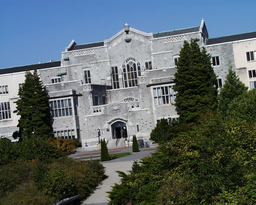
#> input picture data/gallery/img1.ppm, 256 x 205 px, shrunk from 800 x 640 before the run, given in place of img1.jpg, which was not available
$ jupyter execute --allow-errors analysis.ipynb   (shell and % lines are left out)   (text cells are left out)
#> lines starting #> are read from the running program, lines starting #| are printed output that depends on the picture; pictures that were not available may be replaced by others from this repository, and a replacement may not be noted
### src/sift_from_scratch.py
# src/sift_from_scratch.py
"""
Complete SIFT implementation from scratch.
Implements: Gaussian pyramid, DoG, scale-space extrema detection, keypoint refinement,
orientation assignment (36-bin histogram), 128-d descriptor (4×4 × 8 bins),
normalization and ratio-test matching.
"""

import cv2
import numpy as np
from typing import List, Tuple
import math

# ---------- Utilities ----------
def gray_and_float(img):
    """Convert image to grayscale float32 [0, 1]"""
    g = cv2.cvtColor(img, cv2.COLOR_BGR2GRAY) if len(img.shape) == 3 else img.copy()
    g = g.astype(np.float32) / 255.0
    return g

# [9 lines left out: function gaussian_kernel, not called in this run]

def convolve(img, kernel):
    """Convolve image with kernel"""
    return cv2.filter2D(img, -1, kernel, borderType=cv2.BORDER_REPLICATE)

# ---------- SIFT-like class ----------
class SIFT_Scratch:
    """
    Complete SIFT implementation from scratch.

    Runtime Complexity:
    - Gaussian pyramid: O(N * num_octaves * scales) where N = image pixels
    - DoG pyramid: O(N * num_octaves * scales)
    - Extrema detection: O(N * num_octaves * scales)
    - Descriptor computation: O(K * 256) where K = number of keypoints
    - Matching: O(K1 * K2) for brute-force
    """

    def __init__(self, num_octaves=4, scales_per_octave=3, sigma=1.6,
                 contrast_thresh=0.04, edge_thresh=10):
        self.num_octaves = num_octaves
        self.scales = scales_per_octave
        self.sigma = sigma
        self.k = 2 ** (1.0 / scales_per_octave)
        self.contrast_thresh = contrast_thresh
        self.edge_thresh = edge_thresh

    def build_gaussian_pyramid(self, img: np.ndarray) -> List[List[np.ndarray]]:
        """
        Build Gaussian pyramid with num_octaves octaves and scales+3 scales per octave.
        Uses OpenCV GaussianBlur for efficiency.
        """
        base = img.copy()
        pyramid = []
        for o in range(self.num_octaves):
            octave_images = []
            for s in range(self.scales + 3):  # +3 as in Lowe's SIFT
                sigma_eff = self.sigma * (self.k ** s) * (2 ** o)
                # Use OpenCV GaussianBlur for speed with computed sigma
                blurred = cv2.GaussianBlur(base, (0, 0), sigmaX=sigma_eff, sigmaY=sigma_eff,
                                          borderType=cv2.BORDER_REPLICATE)
                octave_images.append(blurred)
            pyramid.append(octave_images)
            # downsample base for next octave
            base = cv2.resize(base, (base.shape[1] // 2, base.shape[0] // 2),
                            interpolation=cv2.INTER_NEAREST)
        return pyramid

    def build_dog_pyramid(self, g_pyr: List[List[np.ndarray]]) -> List[List[np.ndarray]]:
        """Build Difference-of-Gaussian pyramid from Gaussian pyramid"""
        dog_pyr = []
        for octave in g_pyr:
            dog_oct = []
            for i in range(1, len(octave)):
                dog = octave[i] - octave[i - 1]
                dog_oct.append(dog)
            dog_pyr.append(dog_oct)
        return dog_pyr

    def detect_scale_space_extrema(self, dog_pyr: List[List[np.ndarray]]) -> List[Tuple[int,int,int,int]]:
        """
        Detect scale-space extrema (maxima and minima) in DoG pyramid.
        Returns list of (octave, scale, y, x) tuples.
        """
        keypoints = []  # list of (octave, scale, y, x)
        for o_idx, dog_oct in enumerate(dog_pyr):
            # we can only check interior scales (1 .. S) because dog_oct length = scales+2
            for s in range(1, len(dog_oct) - 1):
                prev_img = dog_oct[s - 1]
                cur_img = dog_oct[s]
                next_img = dog_oct[s + 1]
                # For speed we iterate pixels while skipping image boundary
                h, w = cur_img.shape
                # simple threshold to skip low-contrast pixels
                candidates = np.where(np.abs(cur_img) > self.contrast_thresh)
                for y, x in zip(candidates[0], candidates[1]):
                    if y < 1 or y >= h - 1 or x < 1 or x >= w - 1:
                        continue
                    val = cur_img[y, x]
                    patch_prev = prev_img[y-1:y+2, x-1:x+2]
                    patch_cur = cur_img[y-1:y+2, x-1:x+2]
                    patch_next = next_img[y-1:y+2, x-1:x+2]
                    stacked = np.stack([patch_prev, patch_cur, patch_next])
                    # check for maximum or minimum
                    if val == stacked.max() or val == stacked.min():
                        keypoints.append((o_idx, s, y, x))
        return keypoints

    def refine_keypoints(self, keypoints, dog_pyr):
        """
        Refine keypoints by removing edge-like points using Hessian principal curvature test.
        This removes points with high edge response (low corner response).
        """
        refined = []
        for (o, s, y, x) in keypoints:
            D = dog_pyr[o][s]
            if y <= 0 or x <= 0 or y >= D.shape[0]-1 or x >= D.shape[1]-1:
                continue
            # compute Hessian approx (2D) on current scale
            Dxx = D[y, x+1] + D[y, x-1] - 2 * D[y, x]
            Dyy = D[y+1, x] + D[y-1, x] - 2 * D[y, x]
            Dxy = ((D[y+1, x+1] - D[y+1, x-1]) - (D[y-1, x+1] - D[y-1, x-1])) / 4.0
            tr = Dxx + Dyy
            det = Dxx * Dyy - Dxy * Dxy
            if det <= 0:
                continue
            r = (tr * tr) / det
            if r < ((self.edge_thresh + 1)**2) / self.edge_thresh:
                refined.append((o, s, y, x))
        return refined

    def assign_orientations(self, g_pyr, keypoints):
        """
        Assign orientation to keypoints using 36-bin histogram of gradient orientations.
        Returns keypoints with (octave, scale, y, x, angle).
        Can return multiple orientations for the same keypoint location.
        """
        oriented = []
        for (o, s, y, x) in keypoints:
            img = g_pyr[o][s]
            h, w = img.shape
            if y <= 0 or x <= 0 or y >= h-1 or x >= w-1:
                continue
            # 16x16 window used to build histogram
            radius = int(round(3 * 1.5))  # 1.5 ~ scale-dependent (simplified)
            hist = np.zeros(36, dtype=np.float32)
            for dy in range(-radius, radius+1):
                for dx in range(-radius, radius+1):
                    yy, xx = y + dy, x + dx
                    if yy <= 0 or xx <= 0 or yy >= h-1 or xx >= w-1:
                        continue
                    mag, ang = self._grad_mag_ang(img, yy, xx)
                    bin_idx = int(np.round((ang % (2*np.pi)) * 36 / (2*np.pi))) % 36
                    hist[bin_idx] += mag
            # find dominant peaks (within 80% of max we also keep extra orientations)
            maxv = hist.max()
            if maxv <= 0:
                continue
            peaks = np.where(hist >= 0.8 * maxv)[0]
            for p in peaks:
                angle = (p + 0.5) * (2*np.pi / 36)
                oriented.append((o, s, y, x, angle))
        return oriented

    def _grad_mag_ang(self, img, y, x):
        """Compute gradient magnitude and angle at pixel (y, x)"""
        dx = img[y, x+1] - img[y, x-1]
        dy = img[y-1, x] - img[y+1, x]
        mag = math.hypot(dx, dy)
        ang = math.atan2(dy, dx) % (2*np.pi)
        return mag, ang

    def compute_descriptors(self, g_pyr, oriented_keypoints):
        """
        Compute 128-d SIFT descriptors for oriented keypoints.
        Descriptor: 4×4 spatial grid × 8 orientation bins = 128 dimensions.
        Includes normalization and clipping for illumination invariance.
        """
        descriptors = []
        kps_out = []
        for (o, s, y, x, angle) in oriented_keypoints:
            img = g_pyr[o][s]
            h, w = img.shape
            # descriptor window: 16x16 patch, rotated by -angle
            half_w = 8
            bins = 8
            desc = np.zeros((4, 4, bins), dtype=np.float32)
            cos_t = math.cos(-angle)
            sin_t = math.sin(-angle)
            for i in range(-half_w, half_w):
                for j in range(-half_w, half_w):
                    # rotate point (i,j) -> sample coordinates
                    rx = int(round(x + cos_t * j - sin_t * i))
                    ry = int(round(y + sin_t * j + cos_t * i))
                    if ry <= 0 or rx <= 0 or ry >= h-1 or rx >= w-1:
                        continue
                    mag, ang = self._grad_mag_ang(img, ry, rx)
                    # relative coordinates to center mapped into 4x4 cells
                    bin_y = int(np.floor((i + half_w) / 4.0))
                    bin_x = int(np.floor((j + half_w) / 4.0))
                    if bin_x < 0 or bin_x >= 4 or bin_y < 0 or bin_y >= 4:
                        continue
                    # orientation relative to keypoint angle
                    rel_ang = (ang - angle) % (2*np.pi)
                    bin_ori = int(np.floor(rel_ang / (2*np.pi / bins))) % bins
                    desc[bin_y, bin_x, bin_ori] += mag
            vec = desc.flatten()
            # normalize, threshold, renormalize (for illumination invariance)
            if np.linalg.norm(vec) < 1e-6:
                continue
            vec = vec / (np.linalg.norm(vec) + 1e-10)
            vec = np.clip(vec, 0, 0.2)
            vec = vec / (np.linalg.norm(vec) + 1e-10)
            descriptors.append(vec.astype(np.float32))
            kps_out.append((o, s, y, x, angle))
        return np.array(kps_out), np.array(descriptors)

    def detect_and_compute(self, img_bgr: np.ndarray):
        """
        Main pipeline: detect keypoints and compute descriptors.
        Returns OpenCV-compatible KeyPoint objects and descriptor array.
        """
        img = gray_and_float(img_bgr)
        g_pyr = self.build_gaussian_pyramid(img)
        dog_pyr = self.build_dog_pyramid(g_pyr)
        raw_kps = self.detect_scale_space_extrema(dog_pyr)
        refined = self.refine_keypoints(raw_kps, dog_pyr)
        oriented = self.assign_orientations(g_pyr, refined)
        kps, desc = self.compute_descriptors(g_pyr, oriented)
        # convert keypoints list to OpenCV-like KeyPoint objects for visualization convenience
        out_kps = []
        for (o, s, y, x, a) in kps:
            scale = self.sigma * (self.k ** s) * (2 ** o)
            kp = cv2.KeyPoint(
                x=float(x * (2 ** o)),
                y=float(y * (2 ** o)),
                size=float(scale*6),  # Fixed: use 'size' not '_size'
                angle=float(a*180/math.pi)  # Fixed: use 'angle' not '_angle'
            )
            out_kps.append(kp)
        return out_kps, desc

# ---------- Matching & visualization ----------
def match_descriptors(desc1, desc2, ratio=0.75):
    """
    Match descriptors using brute-force with L2 distance and Lowe's ratio test.
    Ratio test: accept match if distance to nearest neighbor is < ratio * distance to second nearest.
    Runtime: O(N1 * N2) for brute-force.
    """
    if desc1 is None or desc2 is None or len(desc1)==0 or len(desc2)==0:
        return []
    dists = np.linalg.norm(desc1[:, None, :] - desc2[None, :, :], axis=2)  # (N1, N2)
    idx1 = np.arange(dists.shape[0])
    matches = []
    for i in idx1:
        sorted_idx = np.argsort(dists[i])
        if len(sorted_idx) < 2: continue
        if dists[i, sorted_idx[0]] < ratio * dists[i, sorted_idx[1]]:
            m = cv2.DMatch(
                _queryIdx=int(i),
                _trainIdx=int(sorted_idx[0]),
                _distance=float(dists[i, sorted_idx[0]])
            )
            matches.append(m)
    return matches

# [5 lines left out: function draw_matches, not called in this run]

# ---------- Example quick test ----------
# [14 lines that do not run on import are left out]

### src/utils.py
"""utils.py
Helper functions: IO, plotting, image scaling, and visualization utilities.
"""

import cv2
import numpy as np
import matplotlib.pyplot as plt
from typing import Tuple, List
from pathlib import Path


# [4 lines left out: function read_gray, not called in this run]


def read_color(path: str) -> np.ndarray:
    """Read image as BGR color"""
    return cv2.imread(path)


# [5 lines left out: function resize_image, not called in this run]


def rotate_image(image: np.ndarray, angle: float) -> np.ndarray:
    """Rotate image by angle (degrees) around center"""
    h, w = image.shape[:2]
    center = (w // 2, h // 2)
    M = cv2.getRotationMatrix2D(center, angle, 1.0)
    rotated = cv2.warpAffine(image, M, (w, h), borderMode=cv2.BORDER_CONSTANT, borderValue=0)
    return rotated


# [81 lines left out: functions adjust_brightness, draw_keypoints_custom, plot_matches_matplotlib, plot_repeatability_curve, save_results_table, not called in this run]


# [2 lines that do not run on import are left out]

### notebooks/analysis.ipynb
[cell 1]
# Import libraries
import sys
sys.path.insert(0, '..')

import cv2
import numpy as np
import matplotlib.pyplot as plt
from pathlib import Path

from src.sift_from_scratch import SIFT_Scratch, match_descriptors, draw_matches
from src.utils import read_color, rotate_image, resize_image, draw_keypoints_custom

plt.rcParams['figure.figsize'] = (12, 8)

[cell 2]
# Load image pairs
img1 = cv2.imread('../data/graffiti/img1.jpg')
#> img1 is the input picture: shape (205, 256, 3); mean B, G, R 103.1, 101.1, 89.2
img2 = cv2.imread('../data/graffiti/img2.jpg')

if img1 is None or img2 is None:
    print("Images not found. Please place images in data/graffiti/")
else:
    print(f"Image 1 shape: {img1.shape}")
    print(f"Image 2 shape: {img2.shape}")

    # Display images
    fig, axes = plt.subplots(1, 2, figsize=(12, 6))
    axes[0].imshow(cv2.cvtColor(img1, cv2.COLOR_BGR2RGB))
    axes[0].set_title('Image 1')
    axes[0].axis('off')
    axes[1].imshow(cv2.cvtColor(img2, cv2.COLOR_BGR2RGB))
    axes[1].set_title('Image 2')
    axes[1].axis('off')
    plt.tight_layout()
    plt.show()

[cell 3]
# Create SIFT detector
sift = SIFT_Scratch(num_octaves=3, scales_per_octave=3,
                   contrast_thresh=0.04, edge_thresh=10)

print("Detecting keypoints...")
kp1, desc1 = sift.detect_and_compute(img1)
#> in gray_and_float, `g = cv2.cvtColor(img, cv2.COLOR_BGR2GRAY) if len(img.shape) == 3 else ..`:
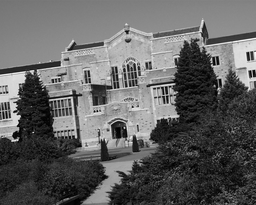
#> g: shape (205, 256); min 0, max 254, mean 97.8
#> the loop in build_gaussian_pyramid, `for o in range(self.num_octaves):` made 3 passes
#> pass 1, in build_gaussian_pyramid, `base = cv2.resize(base, (base.shape[1] // 2, base.shape[0] // 2), inte..`:
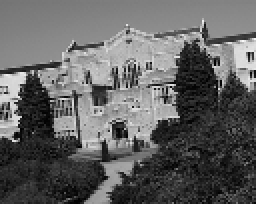
#> base: shape (102, 128) float32 (shown 2 times larger); min 0, max 0.973, mean 0.385
#> pass 3, in build_gaussian_pyramid, `base = cv2.resize(base, (base.shape[1] // 2, base.shape[0] // 2), inte..`:
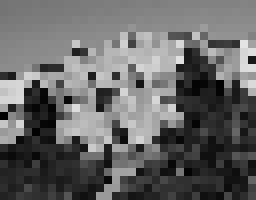
#> base: shape (25, 32) float32 (shown 8 times larger); min 0.00392, max 0.894, mean 0.4
#> after the loop in build_gaussian_pyramid, `for o in range(self.num_octaves):`: pyramid = 3 items
#> the loop in build_dog_pyramid, `for octave in g_pyr:` made 3 passes
#> the loop in detect_scale_space_extrema, `for o_idx, dog_oct in enumerate(dog_pyr):` made 3 passes
#> after the loop in detect_scale_space_extrema, `for o_idx, dog_oct in enumerate(dog_pyr):`: keypoints = 52 items, first 6: (0, 1, 41, 210), (0, 1, 63, 57), (0, 1, 65, 47), (0, 1, 66, 41), (0, 1, 67, 35), (0, 1, 67, 215)
#> in detect_and_compute, `raw_kps = self.detect_scale_space_extrema(dog_pyr)`: raw_kps has the same summary as keypoints in detect_scale_space_extrema
#> the loop in refine_keypoints, `for (o, s, y, x) in keypoints:` made 52 passes
#> (o, s, y, x, Dxx, Dyy, Dxy, tr) on passes 1 to 12: (0, 1, 41, 210, -0.0014, -0.0123, -0.00238, -0.0137), (0, 1, 63, 57, -0.00642, -0.0162, -0.00216, -0.0226), (0, 1, 65, 47, -0.000282, -0.0167, -0.00199, -0.017), (0, 1, 66, 41, -0.000895, -0.0162, -0.0022, -0.0171), (0, 1, 67, 35, -0.00222, -0.0108, -0.00163, -0.013), (0, 1, 67, 215, 0.00705, 0.0119, -0.00167, 0.019), (0, 1, 76, 28, -0.0114, -0.00618, -0.00106, -0.0176), (0, 1, 85, 116, -0.00903, -0.0079, 0.000621, -0.0169), (0, 1, 99, 172, 0.0103, 0.00701, 0.00118, 0.0173), (0, 1, 101, 104, -0.0099, -0.00664, -0.00158, -0.0165), (0, 1, 102, 95, -0.0124, -0.00633, 0.000359, -0.0187), (0, 1, 134, 15, -0.0141, -0.0132, -0.00409, -0.0273)
#> (o, s, y, x, Dxx, Dyy, Dxy, tr) on passes 18, 29: (0, 2, 35, 250, -0.000236, -0.0112, -0.0017, -0.0114), (0, 2, 71, 3, -0.000101, -0.0142, -0.00179, -0.0143)
#> pass 1, in refine_keypoints, `D = dog_pyr[o][s]`:
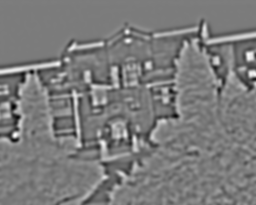
#> D: shape (205, 256) float32; min -0.0651, max 0.0689, mean 5.06e-06; drawn with min black and max white
#> after the loop in refine_keypoints, `for (o, s, y, x) in keypoints:`: refined = 41 items, first 6: (0, 1, 63, 57), (0, 1, 67, 35), (0, 1, 67, 215), (0, 1, 76, 28), (0, 1, 85, 116), (0, 1, 99, 172)
#> the loop in assign_orientations, `for (o, s, y, x) in keypoints:` made 41 passes
#> (o, s, y, x) on passes 3 to 14: (0, 1, 67, 215), (0, 1, 76, 28), (0, 1, 85, 116), (0, 1, 99, 172), (0, 1, 101, 104), (0, 1, 102, 95), (0, 1, 134, 15), (0, 1, 135, 9), (0, 1, 164, 105), (0, 1, 173, 121), (0, 2, 33, 204), (0, 2, 35, 198)
#> (o, s, y, x, h, w, radius) on pass 1: (0, 1, 63, 57, 205, 256, 4)
#> pass 1, in assign_orientations, `img = g_pyr[o][s]`:
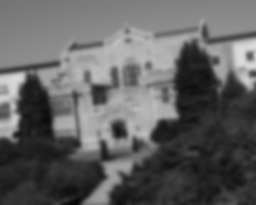
#> img: shape (205, 256) float32; min 0.0245, max 0.858, mean 0.383
#> after the loop in assign_orientations, `for (o, s, y, x) in keypoints:`:
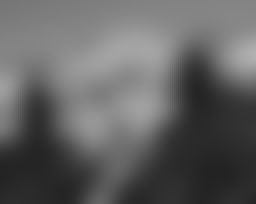
#> img: shape (102, 128) float32 (shown 2 times larger); min 0.138, max 0.694, mean 0.385
#> the loop in compute_descriptors, `for (o, s, y, x, angle) in oriented_keypoints:` made 69 passes
#> (o, s, y, x, angle) on passes 1 to 12: (0, 1, 63, 57, 4.97), (0, 1, 67, 35, 1.83), (0, 1, 67, 215, 0.436), (0, 1, 76, 28, 3.05), (0, 1, 85, 116, 0.262), (0, 1, 99, 172, 3.05), (0, 1, 101, 104, 4.8), (0, 1, 102, 95, 3.4), (0, 1, 134, 15, 2.18), (0, 1, 134, 15, 2.36), (0, 1, 135, 9, 1.31), (0, 1, 135, 9, 1.48)
#> the loop in detect_and_compute, `for (o, s, y, x, a) in kps:` made 69 passes
#> (the rest of this cell did not finish here and is left out)

#> (a cell that did not finish here is left out)

[cell 5]
# Test rotation invariance
angles = [0, 15, 30, 45, 60, 90]
rotation_results = []

for angle in angles:
    img_rot = rotate_image(img1, angle)
    kp_rot, desc_rot = sift.detect_and_compute(img_rot)
    matches_rot = match_descriptors(desc1, desc_rot, ratio=0.75)
    rotation_results.append(len(matches_rot))
    print(f"Rotation {angle:3d}°: {len(matches_rot)} matches")
#> this loop made 6 passes
#| Rotation   0°: 69 matches
#| Rotation  15°: 36 matches
#| Rotation  30°: 34 matches
#| Rotation  45°: 29 matches
#| Rotation  60°: 27 matches
#| Rotation  90°: 43 matches
#> pass 1, in match_descriptors, `dists = np.linalg.norm(desc1[:, None, :] - desc2[None, :, :], axis=2)`:
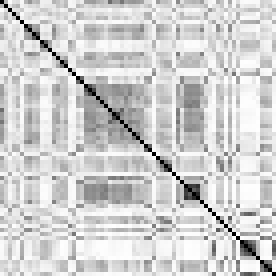
#> dists: shape (69, 69) float32 (shown 4 times larger); min 0, max 1.41, mean 1.15; drawn with min black and max white
#> pass 2, in gray_and_float (call 4), `g = cv2.cvtColor(img, cv2.COLOR_BGR2GRAY) if len(img.shape) == 3 else ..`:
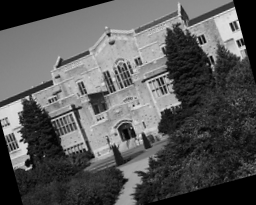
#> g: shape (205, 256); min 0, max 247, mean 88.5
#> after the loop:
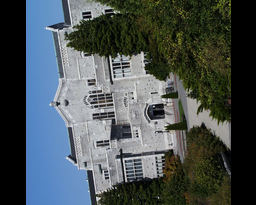
#> img_rot: shape (205, 256, 3); mean B, G, R 82.9, 81.1, 72

# Plot results
plt.figure(figsize=(10, 6))
plt.plot(angles, rotation_results, 'o-', linewidth=2, markersize=8)
plt.xlabel('Rotation Angle (degrees)', fontsize=12)
plt.ylabel('Number of Matches', fontsize=12)
plt.title('Rotation Robustness', fontsize=14)
plt.grid(True, alpha=0.3)
plt.show()
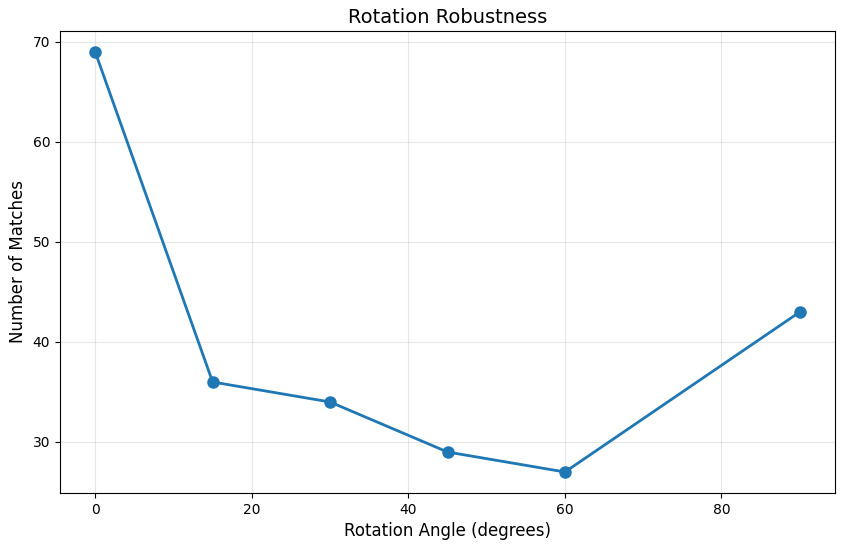
#> figure drawn by matplotlib, 1 panel
